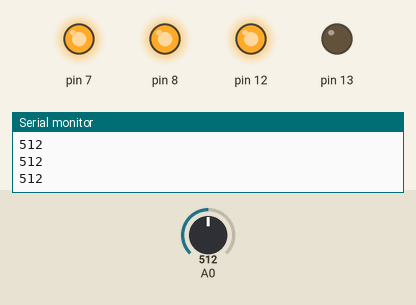
This sketch was run on a simulated Arduino Uno, built with avr-gcc and run on an emulated ATmega328P. Shown: output pins drawn as LEDs (lit = HIGH), the last lines printed to the serial monitor. The inputs (shaded band) are chosen by the test bench; at power-on: A0 = 512.

Above: at 1.2 s.
1.3 s: A0 set to 686
2.8 s: A0 set to 716
At 3.6 s:
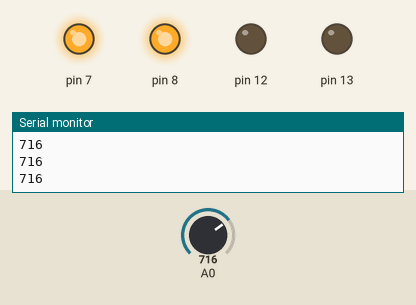
4.3 s: A0 set to 790
5.8 s: A0 set to 813
At 6.1 s:
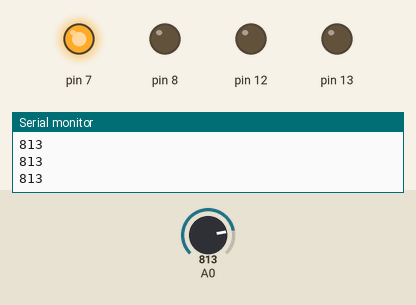
7.3 s: A0 set to 887
8.8 s: A0 set to 913
At 9.5 s:
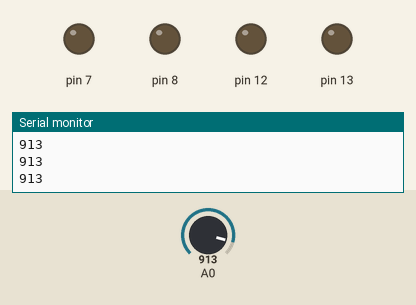
Timing chart, 0 to 11.3 s (numbered marks = the images above; inputs shaded):
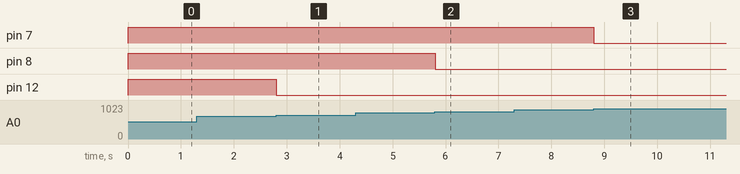

The sketch:

V7RCDOM-LightSensor.ino
```cpp
void setup() {
  // put your setup code here, to run once:
  Serial.begin(57600);
  pinMode(7,OUTPUT);
  pinMode(8,OUTPUT);
  pinMode(12,OUTPUT);
  pinMode(13,OUTPUT);
  pinMode(A0, INPUT);

}


// 需要準備額外的電阻，否則很容易燒壞目前的板子
// 參考網址：https://blog.jmaker.com.tw/arduino-photoresistor/

void loop() {
  // put your main code here, to run repeatedly:
  int sensorValue = analogRead(A0);
  Serial.println(sensorValue);

  if(sensorValue <900) {
    digitalWrite(7,HIGH);
  } else {
    digitalWrite(7,LOW);
  }

  if(sensorValue < 800) {
    digitalWrite(8,HIGH);
  } else {
    digitalWrite(8,LOW);
  }

  if(sensorValue < 700) {
    digitalWrite(12,HIGH);
  } else {
    digitalWrite(12,LOW);
  }

  delay(10);

}
```

Measured:
- the behaviour switches between 699 and 700 on A0 (found by bisection; images 0 and 1)
- the behaviour switches between 799 and 800 on A0 (found by bisection; images 1 and 2)
- the behaviour switches between 899 and 900 on A0 (found by bisection; images 2 and 3)
- after the input at 2.8 s, pin 12: HIGH → LOW at once
- after the input at 5.8 s, pin 8: HIGH → LOW at once
- after the input at 8.8 s, pin 7: HIGH → LOW at once
